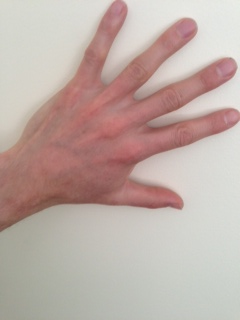
#> input picture images/hands1.jpg, 240 x 320 px, found by its file name
$ python difference.py
#> lines starting #> are read from the running program, lines starting #| are printed output that depends on the picture; after the words box and inside, x2 and y2 are one past the last pixel; in counts of white or black regions, pixels touching at a corner belong together
import cv2
import os

#set base directory
BASE_DIR=os.path.dirname(os.path.abspath(__file__))
image_dir=os.path.join(BASE_DIR, "images")

#read image from directory
image1=cv2.imread(image_dir+'\\hands1.jpg',cv2.IMREAD_GRAYSCALE)
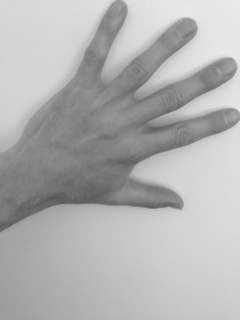
#> image1: shape (320, 240); min 84, max 235, mean 177.1
image2=cv2.imread(image_dir+'\\hands2.jpg',cv2.IMREAD_GRAYSCALE)
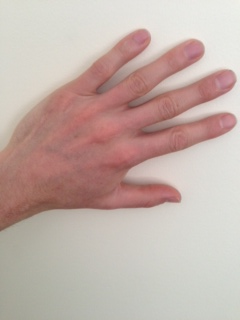
#> input picture images/hands2.jpg, 240 x 320 px, found by its file name
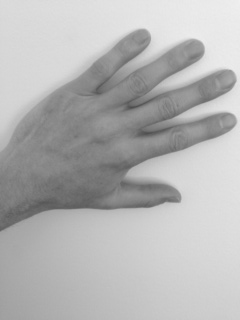
#> image2: shape (320, 240); min 76, max 240, mean 180.5

image4=cv2.add(image1-image2,image2-image1)
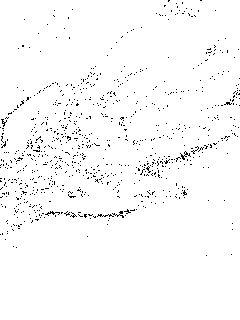
#> image4: shape (320, 240); 97.9% white; black in thin lines or dots, all inside (x1, y1, x2, y2) = (0, 0, 240, 256)
image3=cv2.absdiff(image1,image2)
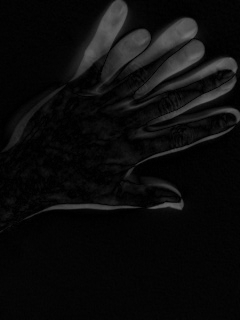
#> image3: shape (320, 240); min 0, max 114, mean 12

cv2.imshow('image3',image3)
cv2.imshow('image4',image4)

cv2.waitKey(0)
cv2.destroyAllWindows()
